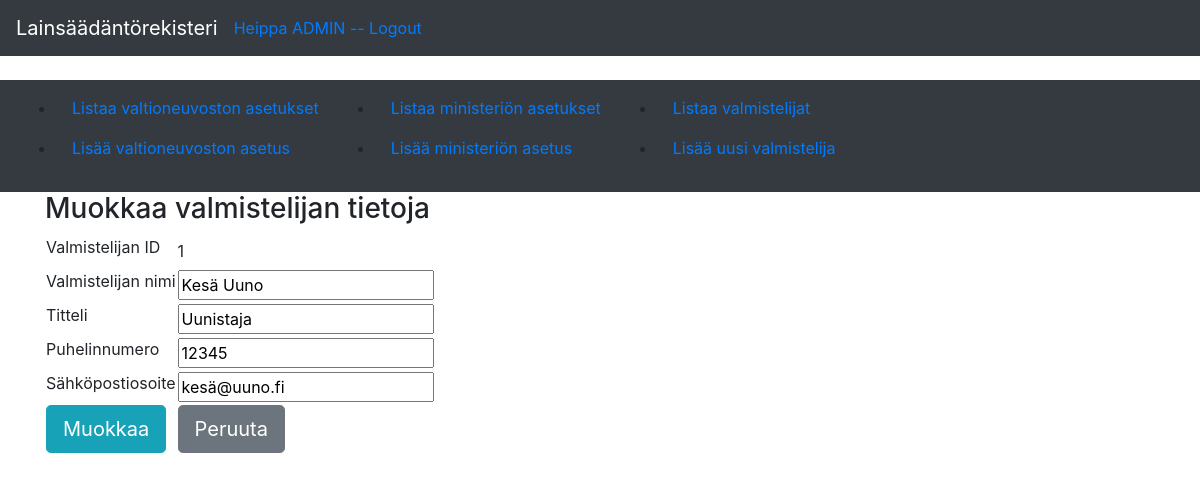
The app's page /valmistelijat/1/edit (signed in) with its own data.
### application/auth/models.py (models this page shows, shortened)
class User(Base):
    __tablename__ = "account"
    name = db.Column(db.String(32), nullable=False)
    username = db.Column(db.String(32), unique=True, nullable=False)
    password = db.Column(db.String(32), nullable=False)
    email = db.Column(db.String(32), unique=True, nullable=False)
    roles = db.relationship("Role", secondary=user_role, lazy="subquery", backref=db.backref("users", passive_deletes=True, lazy=True))
    vnat = db.relationship("Vna", backref='account', passive_deletes=True, lazy=True)
    mmmat = db.relationship("Mmma", backref='account', passive_deletes=True, lazy=True)

### application/valmistelijat/models.py (models this page shows, shortened)
class Valmistelija(Base):
    name = db.Column(db.String(32), nullable=False)
    titteli = db.Column(db.String(32), nullable=False)
    email = db.Column(db.String(32), nullable=False)
    puh = db.Column(db.String(32), nullable=False)
    account_id = db.Column(db.Integer, db.ForeignKey('account.id'), nullable=False)

### application/valmistelijat/views.py (the view, shortened to what this page needs)
@app.route("/valmistelijat/<valmistelija_id>/edit", methods=["GET","POST"])
def edit_valmistelija(valmistelija_id):
    if request.method == "GET":
        form = EditValmistelijaForm(obj=Valmistelija.query.get(valmistelija_id))
        return render_template("valmistelijat/edit_valmistelija.html", valmistelija=Valmistelija.query.get(valmistelija_id), form = form)

### application/valmistelijat/forms.py (shortened to what this page needs)
class EditValmistelijaForm(FlaskForm):
    name = StringField("Valmistelijan nimi", [
        validators.DataRequired(message=("Anna valmistelijan nimi")),
        validators.Length(min=3, max=30, message=("Valmistelijan nimessä on 3-30 merkkiä"))
    ])
    titteli = StringField("Titteli", [
        validators.Length(min=3, max=30, message=("Tittelissä on 3-30 merkkiä")),
        validators.DataRequired(message=("Anna valmistelijan titteli"))
    ])
    puh = StringField("Puhelinnumero", [
        validators.Length(min=3, max=30, message=("Puhelinnumerossa on 3-30 merkkiä")),
        validators.DataRequired(message=("Anna valmistelijan puhelinnumero"))
    ])
    email = StringField("Sähköpostiosoite", [
        validators.Length(min=3, max=30, message=("Sähköpostiosoitteessa on 3-30 merkkiä")),
        validators.DataRequired(message=("Anna valmistelijan sähköpostiosoite"))
    ])
    id = HiddenField("Valmistelijan ID", [
        validators.DataRequired(message=("ID puuttuu"))
    ])
    submit = SubmitField("Tallenna")
    class Meta:
        csrf = False

### application/__init__.py (called while the page is built)
@event.listens_for(Engine, "connect")
def set_sqlite_pragma(dbapi_connection, connection_record):
    if app.config["SQLALCHEMY_DATABASE_URI"].startswith("sqlite"):
        cursor = dbapi_connection.cursor()
        cursor.execute("PRAGMA foreign_keys=ON")
        cursor.close()

@login_manager.user_loader
def load_user(user_id):
    return User.query.get(user_id)

### application/templates/valmistelijat/edit_valmistelija.html (shortened to what this page needs)
{% extends "layout.html" %}
{% block body %}
<h3>Muokkaa valmistelijan tietoja</h3>
  <form method="POST" action="{{ url_for('edit_valmistelija', valmistelija_id=valmistelija.id) }}">
    <table>
      <tr>
        <td>{{ form.id.label }}</td>
        <td>{{ form.id.data }}</td>
        <td>
        </td>
      </tr>
      <tr>
        <td>{{ form.name.label }}</td>
        <td>{{ form.name }}</td>
        <td>
        </td>
      </tr>
      <tr>
        <td>{{ form.titteli.label }}</td>
        <td>{{ form.titteli }}</td>
        <td>
        </td>
      </tr>
      <tr>
        <td>{{ form.puh.label }}</td>
        <td>{{ form.puh }}</td>
        <td>
        </td>
      </tr>
      <tr>
        <td>{{ form.email.label }}</td>
        <td>{{ form.email }}</td>
        <td>
        </td>
      </tr>
      <tr>
        <td><input class="btn btn-info btn-lg" type="submit" value="Muokkaa" /></td>
        <td><button class="btn btn-secondary btn-lg" type="button" onclick="location.href='/valmistelijat/{{valmistelija.id}}/'" >Peruuta</button></td>
        <td>
        </td>
      </tr>
    </table>
</form>
{% endblock %}

### application/templates/layout.html (shortened to what this page needs)
<!DOCTYPE html>
<html>
  <head>
    <link rel="stylesheet" href="https://maxcdn.bootstrapcdn.com/bootstrap/4.0.0/css/bootstrap.min.css">
  </head>
  <body>
    <nav class="navbar navbar-expand-md navbar-dark bg-dark mb-4">
      <a class="navbar-brand" href="{{ url_for('index') }}">Lainsäädäntörekisteri</a>
      <div class="form-inline mt-2 mt-md-0">
          {% if current_user.is_authenticated %}
          <a href="{{ url_for('auth_logout') }}">Heippa {{ current_user.name }} -- Logout</a>
          {% endif %}
      </div>
    </nav>
    <nav class="navbar navbar-expand-md navbar-dark bg-dark mb-6">
      <div class="collapse navbar-collapse" id="navbarCollapse">
        <ul>
          <li class="nav-item">
            <a class="nav-link" href="{{ url_for('vnat_index') }} ">Listaa valtioneuvoston asetukset</a>
          </li>
          <li class="nav-item">
            <a class="nav-link" href="{{ url_for('vnat_form') }} ">Lisää valtioneuvoston asetus</a>
          </li>
        </ul>
        <ul>
          <li class="nav-item">
            <a class="nav-link" href="{{ url_for('mmmat_index') }} ">Listaa ministeriön asetukset</a>
          </li>
          <li class="nav-item">
            <a class="nav-link" href="{{ url_for('mmmat_form') }} ">Lisää ministeriön asetus</a>
          </li>
        </ul>
        <ul>
          <li class="nav-item">
            <a class="nav-link" href="{{ url_for('valmistelija_index') }} ">Listaa valmistelijat</a>
          </li>
          <li class="nav-item">
            <a class="nav-link" href="{{ url_for('valmistelija_form') }} ">Lisää uusi valmistelija</a>
          </li>
        </ul>
      </div>
    </nav>
    <main role="main" class="container">
      {% block body %}{% endblock %}
    </main>
  </body>
</html>

### records on screen
User: name "ADMIN"
Valmistelija: name "Kesä Uuno", titteli "Uunistaja", puh "12345", email "kesä@uuno.fi"
